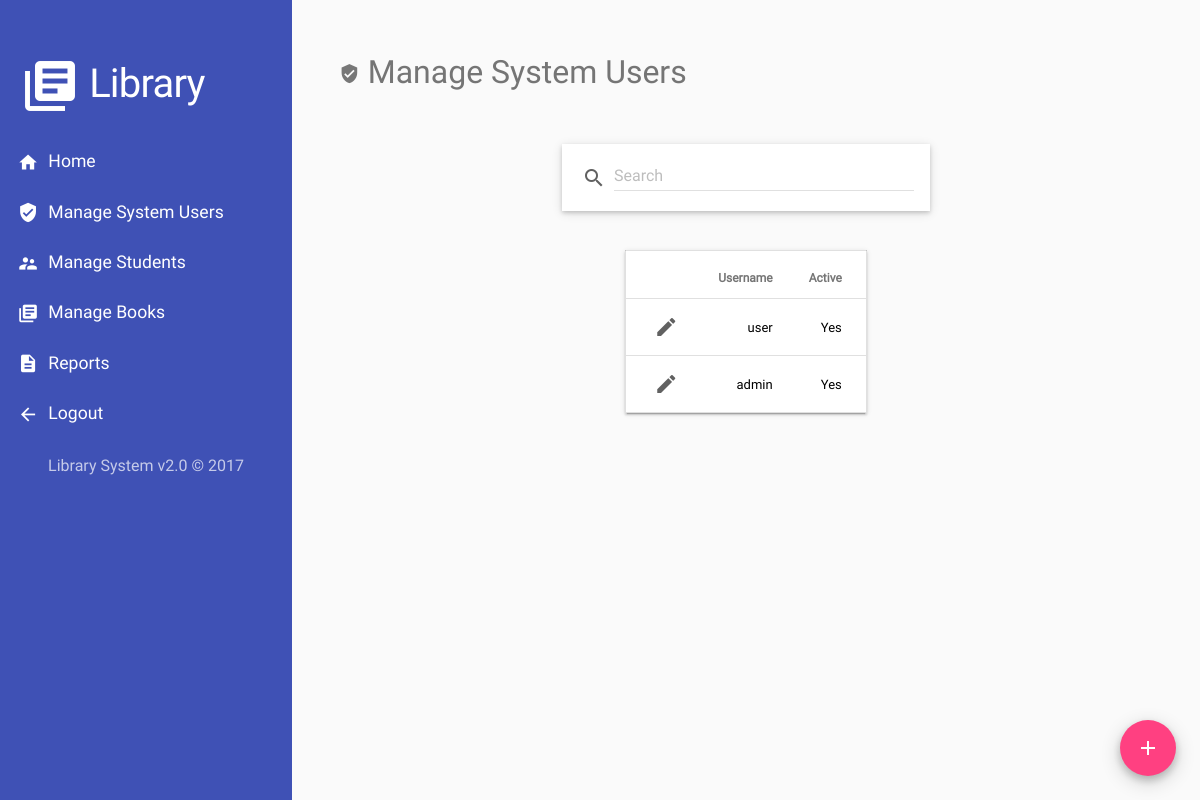
Page /admin-manage-admins.php (signed in) on the earlier database version.
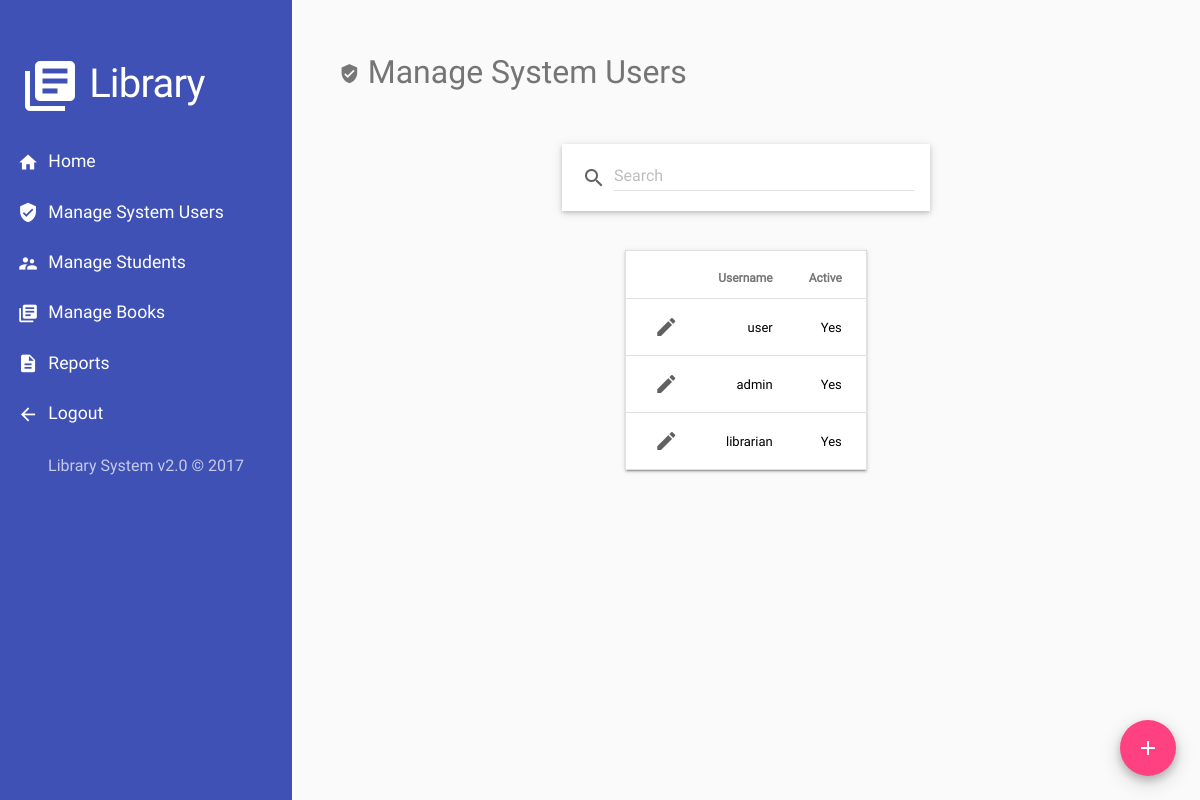
Same page on the later database version.
### tables this page shows
CREATE TABLE `users` (
  `id` int(11) NOT NULL,
  `username` varchar(128) NOT NULL,
  `password` varchar(255) NOT NULL,
  `year_level` int(2) DEFAULT NULL,
  `student_no` varchar(255) DEFAULT NULL,
  `type` enum('admin','normal') NOT NULL,
  `status` enum('0','1') NOT NULL
);

### admin-manage-admins.php (the view, shortened to what this page needs)
<?php include_once('html/top.php'); ?>
<?php
  require_once('html/welcome-header.php');
?>
<?php
  require_once('html/nav.php');
?>
<div class="content">
<h2 class="t-secondary">
  <i class="material-icons small">verified_user</i>
  Manage System Users
</h2>
<form action="<?php echo $_SERVER['PHP_SELF']; ?>" method="get">
</form>
<?php
  $condition = " AND 1 = 1";
?>
<?php
  $admins_query = "
    SELECT * FROM users
    WHERE type = 'admin'
    $condition
  ";
  $sql = mysqli_query($conn, $admins_query) or die(mysql_error());
?>
<form action="admin-action-admin.php" method="post" class="form-fab">
  <button type="submit" name="add-admin"
    class="mdl-button mdl-js-button mdl-button--fab mdl-js-ripple-effect mdl-button--colored my-card-2">
    <i class="material-icons fab">add</i>
  </button>
</form>
<div class="my-center">
<table class="mdl-data-table mdl-js-data-table mdl-shadow--2dp m-top-3">
  <tr>
    <th></th>
    <th>Username</th>
    <th>Active</th>
  </tr>
<?php
if (mysqli_num_rows($sql) > 0) {
  for ($i = 0; $row = mysqli_fetch_array($sql, MYSQLI_ASSOC); $i++) {
?>
  <tr>
    <td>
      <div>
        <form action="admin-action-admin.php" method="post">
          <label class="mdl-icon-toggle mdl-js-icon-toggle mdl-js-ripple-effect" for="submit-icon-<?php echo $row['id']; ?>">
            <i class="mdl-icon-toggle__label material-icons">edit</i>
          </label>
        </form>
      </div>
    </td>
    <td>
      <div>
        <?=$row['username']?>
    </td>
    <td>
      <div>
        <?php echo $row['status'] == 1 ? "Yes": "No"; ?>
      </div>
    </td>
  </tr>
<?php
  }
}
?>
</table>
</div>
</div>
</body>
</html>

Differences in the rows shown:
added users: username "librarian", status "Yes"
